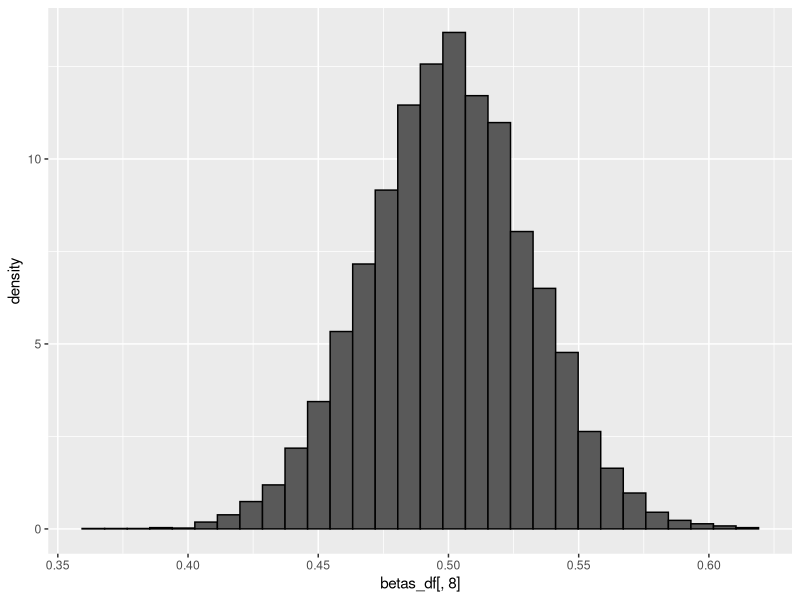

Reproduce this figure in R. (Note: this script raises an error after producing the figure.)

####Guia 13####

library(ggplot2)
library(gridExtra)

set.seed(123)
reps = 10000
betas = matrix(NA, nrow = reps, ncol= 8)
beta0=1
beta1=0.5
su = 1
n = c(50,100,500,1000)
for (j in 1:length(n)){
  X=rnorm(n[j],4,1)
  
  for(i in 1:reps){
    u=rnorm(n[j],0,su)
    Y=beta0+beta1*X+u
    model = lm(Y~X)
    betas[i,j]=model$coef[1]
    betas[i,j+4]=model$coef[2]
  }
}

betas_df <- data.frame(betas)
apply(betas_df,2,mean )
apply(betas_df,2,var)

g11 <- ggplot(betas_df)+
  geom_histogram(aes(betas_df[,5],y = ..density..),col="black",bins = )

ggplot(betas_df)+
  geom_histogram(aes(betas_df[,8],y = ..density..),col="black",bins = )



###pregunta 2

n =1000
X = rnorm(n,4,1)

for(i in 1:reps){
  u0 = rnorm(n,0,1)
  varu1= X^2
  u1= rnorm(n,0,srqt(varu1))
  
  Y0 = beta0 +beta1*X + u0
  Y1 = beta0 +beta1*X + u1
  
  model0 = lm(Y0~X)
  betas[i,1] =model0$coef[1]
  betas[i,2] =model0$coef[2]
  
  model1 = lm(Y1~X)
  betas[i,3] = model1$coef[1]
  betas[i,4] = model1$coef[2]
  
  
}


####pregunta 3

set.seed(123)
reps = 10000
betas = matrix(NA,nrow = reps, ncol = 4)

beta0=1
beta1=0.5





###Pregunta 4

library(ggplot2)
library(dplyr)
library(gridExtra)

set.seed(123)
reps=10000
betas = matrix(NA,nrow = reps, ncol =4)

beta0= 2
beta1 = 2.5
beta2 = 1


su = 1
n = c(100,1000)
for (j in 1:length(n)){
  
  x1=rnorm(n[j],20,1)
  x2=(2*x1)+rnorm(n[j],3,1)
  
  for (i in 1:reps){
    
    u=rnorm(n[j],0,su)
    
    Y0 = beta0 +beta1*x1 +u
    Y1 = beta0 +beta1*x1 +beta2*x2+u
    
    model0 = lm(Y0~x1)
    betas[i,j]= model0$coef[2]
    
    model1 = lm(Y1~x1 + x2)
    betas[i,j+2] = model1$coef[2]
    }
}


betas_df <- data.frame(betas)


# https://econcoding.shinyapps.io/apps/
